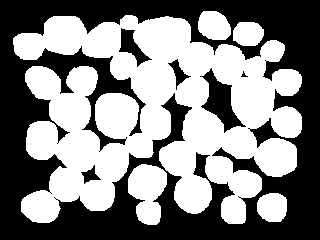
#> input picture aula8/circles.png, 320 x 240 px
$ python script.py
#> lines starting #> are read from the running program, lines starting #| are printed output that depends on the picture; after the words box and inside, x2 and y2 are one past the last pixel; in counts of white or black regions, pixels touching at a corner belong together
import numpy as np
import cv2
import matplotlib.pyplot as plt


KERNEL_SIZE = 5


def full_kernel(size: int = 3):
    return np.ones((size, size), dtype=np.float32)


def cross_kernel(size: int = 3):
    kernel = np.ones((size, size), dtype=np.float32)
    kernel[size // 2] = np.zeros(size, dtype=np.float32)
    kernel[:, size // 2] = np.zeros(size, dtype=np.float32)
    return kernel


def add_padding(img: np.ndarray, padding: int = 1):
    width, height = img.shape
    padded_img = np.zeros((width + padding * 2, height + padding * 2), dtype=np.uint8)
    for i in range(width):
        for j in range(height):
            padded_img[i + padding][j + padding] = img[i][j]
    return padded_img


def erosion(img: np.ndarray, kernel: np.ndarray):
    width, height = img.shape
    kernel_width, kernel_height = kernel.shape
    padding = kernel_width - 1
    padded_img = add_padding(img, padding // 2)
    erosion = np.zeros((width + padding, height + padding), dtype="float32")

    for i in range(width):
        for j in range(height):
            erosion[i][j] = (
                0
                if np.all(
                    np.multiply(
                        padded_img[i : i + kernel_width, j : j + kernel_height], kernel
                    )
                )
                == 0
                else 255
            )

    erosion = np.clip(erosion, 0, 255)
    erosion = erosion.astype(np.uint8)

    return erosion[padding // 2 : -padding // 2, padding // 2 : -padding // 2]


def main():
    img = cv2.imread("circles.png")
#> img is the input picture: shape (240, 320, 3); 51.2% white; 6 black regions (1 under 20 px), largest, box (x1, y1, x2, y2) and area: (0, 0, 320, 240) 35452, (200, 68, 246, 133) 1141, (119, 28, 152, 67) 483, (168, 59, 191, 90) 220, (81, 165, 101, 184) 158
    img = cv2.cvtColor(img, cv2.COLOR_BGR2GRAY)

    kernel = cross_kernel(KERNEL_SIZE)
    kernel = full_kernel(KERNEL_SIZE)

    fig, axs = plt.subplots(3, 3)
    # Remove axis
    for ax in axs.flat:
        ax.set(xticks=[], yticks=[])
    axs[0][0].imshow(img, cmap="gray")
    axs[0][0].set_title("Original")

    for i in range(8):
        kernel = np.array(kernel, dtype=np.float32)
        print(f"Step {i+1}")
        img = erosion(img, kernel)
        x, y = divmod(i + 1, 3)
        axs[x][y].imshow(img, cmap="gray")
        axs[x][y].set_title(f"Erosion {i + 1}")
#> this loop made 8 passes
#> pass 1, in erosion, `padded_img = add_padding(img, padding // 2)`:
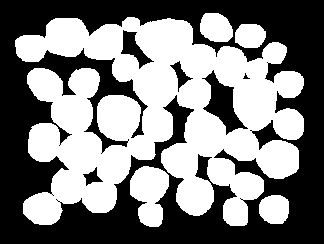
#> padded_img: shape (244, 324); 49.7% white; 5 white regions, box (x1, y1, x2, y2) and area: (15, 17, 304, 226) 35539, (130, 166, 169, 227) 1664, (200, 13, 233, 42) 774, (259, 195, 289, 224) 729, (235, 24, 266, 48) 622
#> pass 1, in main, `img = erosion(img, kernel)`:
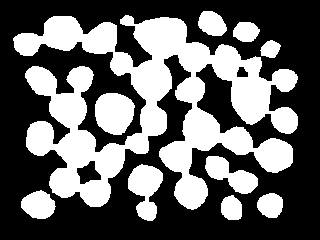
#> img: shape (240, 320); 39.5% white; 10 white regions, largest, box (x1, y1, x2, y2) and area: (13, 15, 298, 210) 23911, (95, 93, 135, 135) 1322, (128, 164, 163, 221) 1212
#> pass 2, in erosion (call 2), `padded_img = add_padding(img, padding // 2)`:
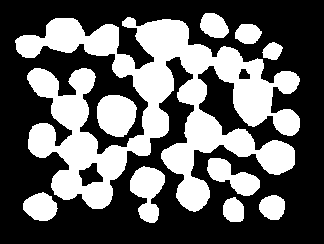
#> padded_img: shape (244, 324); 38.4% white; 10 white regions, largest, box (x1, y1, x2, y2) and area: (15, 17, 300, 212) 23911, (97, 95, 137, 137) 1322, (130, 166, 165, 223) 1212
#> pass 2, in main, `img = erosion(img, kernel)`:
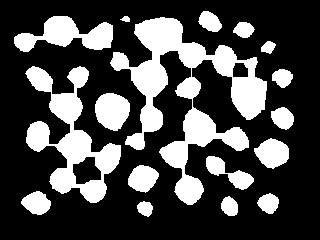
#> img: shape (240, 320); 28.2% white; 17 white regions, largest, box (x1, y1, x2, y2) and area: (110, 17, 267, 205) 9316, (25, 66, 121, 203) 4802, (14, 16, 113, 52) 1863
#> after the loop:
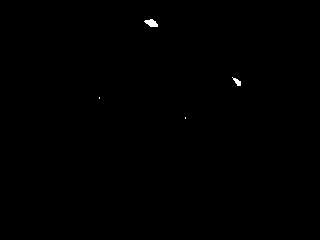
#> img: shape (240, 320); 0.15% white; 4 white regions (2 under 20 px), largest, box (x1, y1, x2, y2) and area: (144, 19, 158, 27) 73, (232, 77, 241, 86) 39

    plt.show()
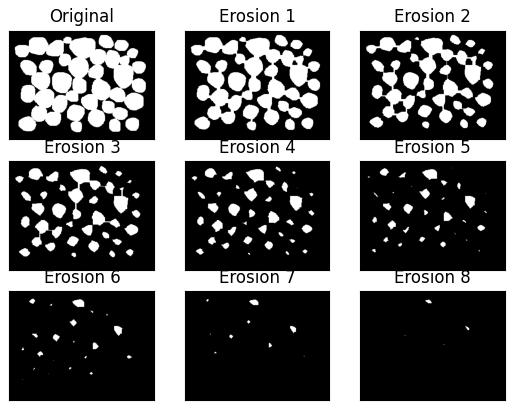
#> figure drawn by matplotlib, 9 panels


if __name__ == "__main__":
    main()
